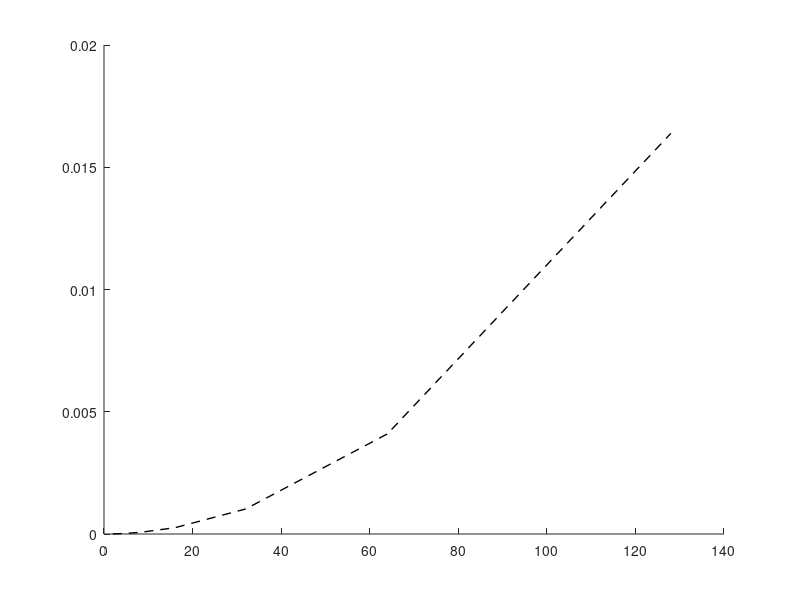

Write the MATLAB code that produced this figure. (Note: this script raises an error after producing the figure.)
for pass = 1:3
  switch pass
  case 1
    tit = 'Log-log plot of \nabla (llt) runtime';
    meths = {'eigen','tinyad','tinyremo'};
    D = [
2 1.61886e-06 2.5034e-07 9.91821e-07
4 5.76973e-06 1.15871e-06 3.05891e-06
8 3.31306e-05 1.95718e-05 1.66392e-05
16 0.00014071 0.00025831 5.66411e-05
32 0.000597701 0.00647487 0.000307629
64 0.00381919 0.246406 0.00186759
128 0.0113789 nan 0.00256498
      ];
  case 2
    tit = 'Log-log plot of \nabla^2 (llt) runtime';
    meths = {'tinyad','tinyremo'};
    D = [
2 8.10623e-08 1.61171e-06
4 1.17064e-06 6.82831e-06
8 1.94693e-05 5.46718e-05
16 0.00025733 0.000311558
32 0.00664648 0.00239789
64 0.251761 0.0153635
      ];
  case 3
    tit = 'Log-log plot of \nabla^2 (springs) runtime';
    meths = {'tinyad','eigen','tinyremo'};
    D = [
4 5.18084e-06 5.67913e-06 2.93612e-05
8 7.25985e-06 1.22404e-05 5.39804e-05
16 1.12009e-05 2.70605e-05 9.81688e-05
32 1.67894e-05 6.59418e-05 0.000130959
64 2.29001e-05 0.000148151 0.000189979
128 3.28588e-05 0.000475082 0.000349517
256 6.51646e-05 0.0019514 0.000719757
512 0.000141005 0.00865475 0.00146091
1024 0.00028948 0.0367785 0.0029515
2048 0.000583967 0.149089 0.00606537
4096 0.00125158 0.595479 0.0131345
8192 0.002424 2.49224 0.0251236
16384 0.00506854 nan 0.049721
32768 0.0101739 nan 0.0980386
65536 0.0197406 nan 0.196821
     ];
  end
  clf;
  hold on;

  switch pass
  case 1
    Y = 1e-6*D(:,1).^2;
    plot(D(:,1),Y,'--k','LineWidth',1);
    txt([D(end,1) Y(end)],' N^2','FontSize',20);
  case 2
    Y = 2e-7*D(:,1).^3;
    plot(D(:,1),Y,'--k','LineWidth',1,'Color',         0.6*[1.0 0.3 0.2]);
    txt([D(end,1) Y(end)],' N^3','FontSize',20,'Color',0.6*[1.0 0.3 0.2]);

    Y = 7e-10*D(2:end,1).^5;
    plot(D(2:end,1),Y,'--k','LineWidth',1,'Color',     0.6*[0.2 0.3 1.0]);
    txt([D(end,1) Y(end)],' N^5','FontSize',20,'Color',0.6*[0.2 0.3 1.0]);
  case 3
    Y = 2e-6*D(:,1).^1;
    plot(D(:,1),Y,'--k','LineWidth',1,'Color',         0.0*[1.0 0.3 0.2]);
    txt([D(end,1) Y(end)],' N^1','FontSize',20,'Color',0.0*[1.0 0.3 0.2]);

    k = find(isnan(D(:,3)),1);
    Y = 3e-7*D(2:k,1).^2;
    plot(    D(2:k,1),Y,'--k','LineWidth',1,'Color',     0.6*[0.2 0.7 0.3]);
    txt([D(k,1) Y(end)],' N^2','FontSize',20,'Color',0.6*[0.2 0.7 0.3]);
  end

  filt_meths = meths;
  ps = [];
  for mi = numel(meths):-1:1
    switch meths{mi}
    case 'eigen'
      color = [0.2 0.7 0.3];
    case 'tinyremo'
      color = [1.0 0.3 0.2];
    case 'tinyad'
      color = [0.2 0.3 1.0];
      if pass == 1
        filt_meths{mi} = 'tinyad, also computes \nabla^2';
      end
    end
    ps(end+1) = plot(D(:,1),D(:,mi+1),'LineWidth',3,'Color',color);
  end



  hold on;
  set(gca,'YScale','log','XScale','log','FontSize',30,'Color',0.95*[1 1 1]);
  set(gcf,'Color','w');
  legend(ps,flip(filt_meths),'Location','NorthWest','FontSize',30,'Color','w');
  title(tit);
  axis equal;
  xlabel('N');
  ylabel('seconds');

  switch pass
  case 1
    figpng('gradient-llt.png');
  case 2
    figpng('hessian-llt.png');
    case 3
      %axis([1   1.6189e+05   4.5705e-06        5e+4]);
      figpng('hessian-springs.png');
  end
end
